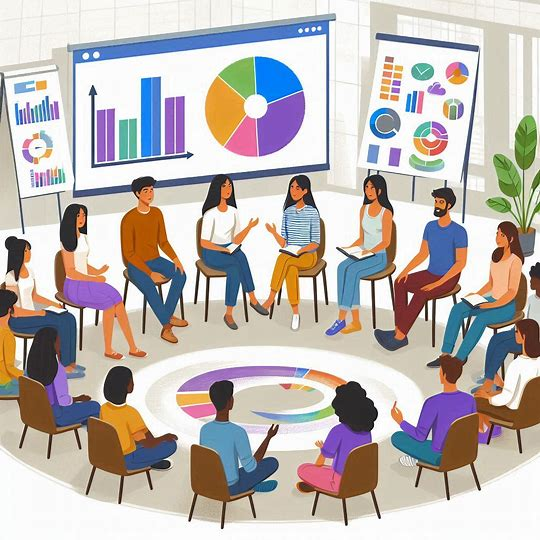
#> input picture OIG3.jpeg, 540 x 540 px
$ jupyter execute --allow-errors customer_churn_prediction.ipynb
#> lines starting #> are read from the running program, lines starting #| are printed output that depends on the picture
# 🛡️ Customer Churn Prediction: Safeguarding Your Subscription Business 🚀

📁 Project Overview
This project aims to predict customer churn for a subscription-based service using historical customer data, including features like usage behavior and customer demographics. We will use various machine learning models to achieve this, including Logistic Regression, Random Forest, and Gradient Boosting.To better the performance Ensemble Model.

🛠️ Project Steps
* Data Loading and Cleaning
* Exploratory Data Analysis (EDA)
* Feature Engineering
* Model Building and Evaluation

[cell 1]
from PIL import Image
from IPython.display import display
display(Image.open('OIG3.jpeg').resize((800, 400)) or Image.open('OIG3.jpeg'))
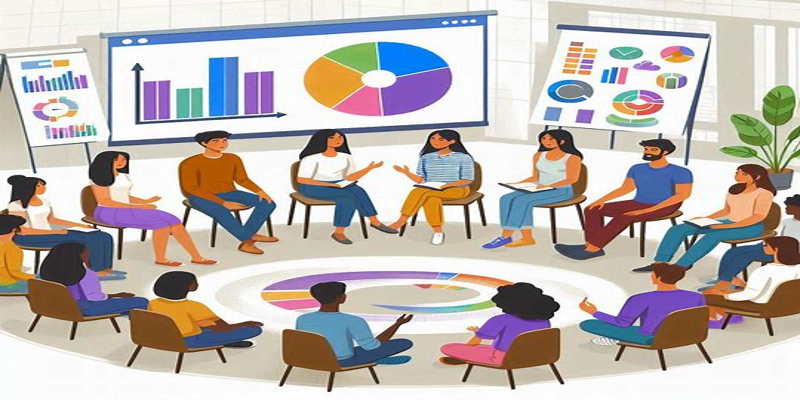
#> shown: PIL image 800x400 RGB; mean R, G, B 190.9, 183.6, 180.2

[cell 2]
import pandas as pd
import warnings
import seaborn as sns
import matplotlib.pyplot as plt
from sklearn.model_selection import train_test_split
from sklearn.ensemble import RandomForestClassifier, VotingClassifier, AdaBoostClassifier, StackingClassifier, GradientBoostingClassifier
from imblearn.over_sampling import SMOTE
from sklearn.linear_model import LogisticRegression
from sklearn.metrics import accuracy_score, classification_report, make_scorer, f1_score, recall_score, precision_score

[cell 3]
warnings.filterwarnings("ignore", message="When grouping with a length-1 list-like, you will need to pass a length-1 tuple")

 Data Loading and Inspection 📂

[cell 4]
file_path = 'Churn_Modelling.csv'
#> (the rest of this cell did not finish here and is left out)

📋 Data Description
The dataset contains information about customers of a bank, and it is used to predict customer churn. The dataset consists of the following columns:

* RowNumber: An index of the row in the dataset.
* CustomerId: A unique identifier for the customer.
* Surname: The surname of the customer.
* CreditScore: The credit score of the customer.
* Geography: The country of residence of the customer.
* Gender: The gender of the customer.
* Age: The age of the customer.
* Tenure: The number of years the customer has been with the bank.
* Balance: The account balance of the customer.
* NumOfProducts: The number of products the customer has with the bank.
* HasCrCard: Whether the customer has a credit card (1) or not (0).
* IsActiveMember: Whether the customer is an active member (1) or not (0).
* EstimatedSalary: The estimated salary of the customer.
* Exited: Whether the customer has exited (1) or not (0).

#> (a cell that did not finish here is left out)

📊 Data Analysis
Target Variable: Exited

0: Customer did not churn.

1: Customer churned.

Categorical Variables: Geography, Gender, HasCrCard, IsActiveMember.

These variables will be one-hot encoded for the model training.

Numerical Variables: CreditScore, Age, Tenure, Balance, NumOfProducts, EstimatedSalary.

These variables will be scaled for the model training.

#> (a cell that did not finish here is left out)

#> (a cell that did not finish here is left out)

[cell 8]
columns_to_plot = ['Geography', 'HasCrCard', 'IsActiveMember', 'NumOfProducts', 'Exited']

plot_colors = {
    'Geography': sns.color_palette("Set2", 3),
    'HasCrCard': sns.color_palette("Set2", 2),
    'IsActiveMember': sns.color_palette("Set2", 2),
    'NumOfProducts': sns.color_palette("viridis", 4),
    'Exited': sns.color_palette("coolwarm", 2)
}

plt.figure(figsize=(15, 10))
#> (this line was passed over: IPython is not available in this run)
